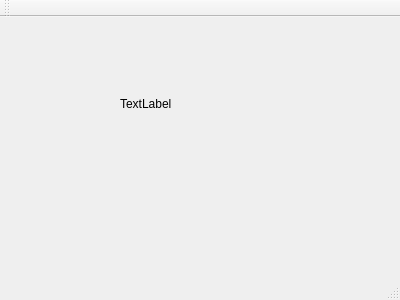
<?xml version="1.0" encoding="UTF-8"?>
<ui version="4.0">
 <class>MainWindow</class>
 <widget class="QMainWindow" name="MainWindow">
  <property name="geometry">
   <rect>
    <x>0</x>
    <y>0</y>
    <width>400</width>
    <height>300</height>
   </rect>
  </property>
  <property name="windowTitle">
   <string>ForHi</string>
  </property>
  <widget class="QWidget" name="centralWidget">
   <widget class="QLabel" name="label">
    <property name="geometry">
     <rect>
      <x>120</x>
      <y>80</y>
      <width>54</width>
      <height>12</height>
     </rect>
    </property>
    <property name="text">
     <string>TextLabel</string>
    </property>
    <property name="alignment">
     <set>Qt::AlignLeading|Qt::AlignLeft|Qt::AlignTop</set>
    </property>
   </widget>
  </widget>
  <widget class="QMenuBar" name="menuBar">
   <property name="geometry">
    <rect>
     <x>0</x>
     <y>0</y>
     <width>400</width>
     <height>23</height>
    </rect>
   </property>
  </widget>
  <widget class="QToolBar" name="mainToolBar">
   <attribute name="toolBarArea">
    <enum>TopToolBarArea</enum>
   </attribute>
   <attribute name="toolBarBreak">
    <bool>false</bool>
   </attribute>
  </widget>
  <widget class="QStatusBar" name="statusBar"/>
 </widget>
 <layoutdefault spacing="6" margin="11"/>
 <resources/>
 <connections/>
</ui>
